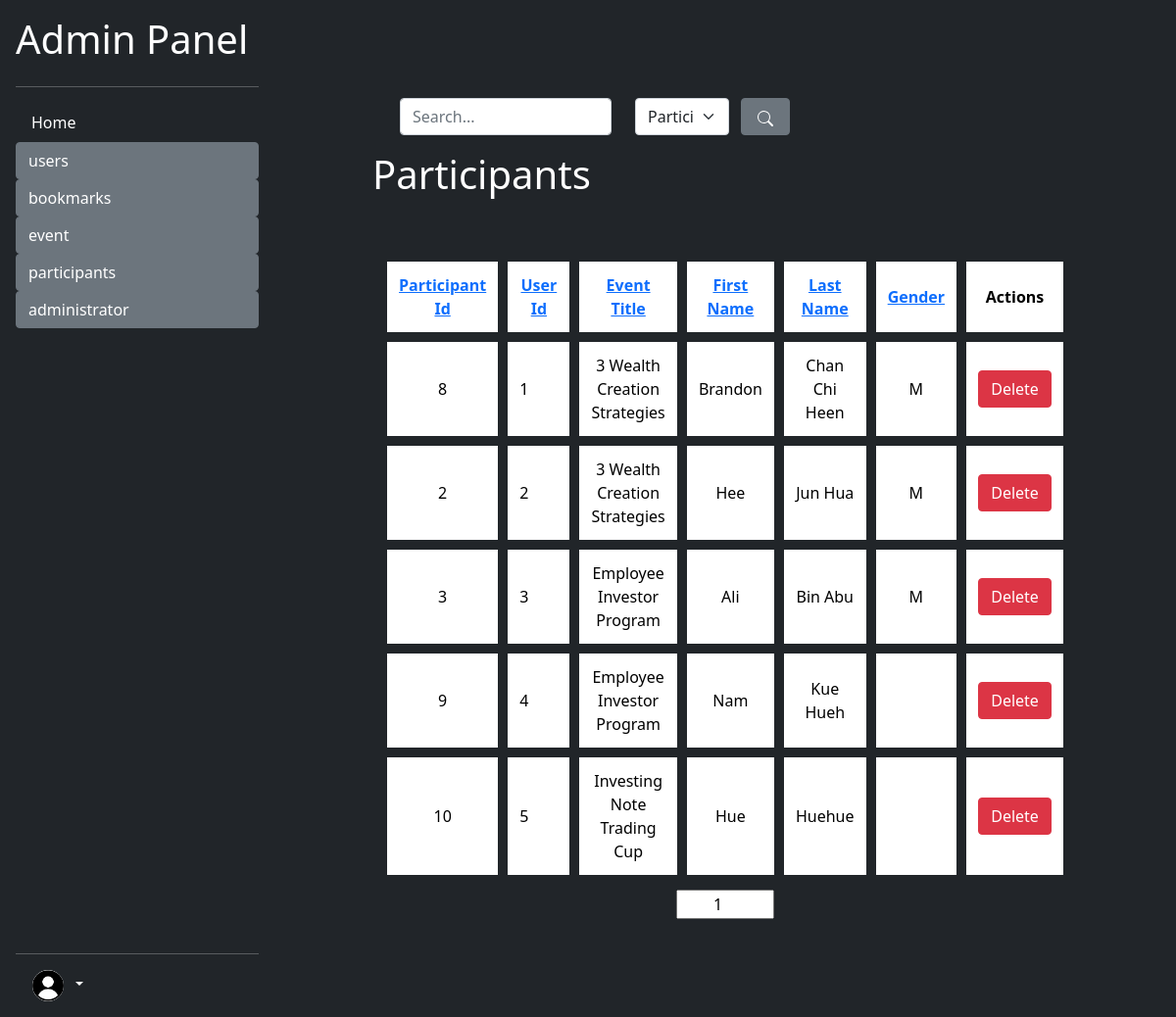
The page /admin/participants/list_participants.php (signed in) on the database its author committed.
### tables this page shows
CREATE TABLE `participants` (
  `participant_id` int(11) NOT NULL,
  `user_id` int(8) NOT NULL,
  `Event_Title_FK` varchar(30) NOT NULL,
  `gender` varchar(1) NOT NULL,
  `first_name` varchar(30) NOT NULL,
  `last_name` varchar(30) NOT NULL
);

### utility/utility.php (called while the page is built, shortened)
<?php
class Database
{
    public $con;
    function __construct()
    {
        $this->con = mysqli_connect(self::DB_HOST, self::DB_USER, self::DB_PASSWORD, self::DB_NAME);
    }
    function select($columnArray, $whereStatements, $table = 'user')
    {
        $queryStatement = "SELECT " . array_shift($columnArray);
        foreach ($columnArray as $col) {
            $queryStatement .= ", $col";
        }
        if ($whereStatements == "") {
            $queryStatement .= " FROM $table";
        } else {
            $queryStatement .= " FROM $table WHERE $whereStatements;";
        }
        $this->queryResult = mysqli_query($this->con, $queryStatement);
        return mysqli_fetch_all($this->queryResult);
    }
}

### admin/participants/list_participants.php (the view, shortened to what this page needs)
<?php
require_once dirname(__FILE__) . "/../../env_variables.php";
include "$docRoot/utility/utility.php";
$searchSuccess = false;
$colArray = array(
    "participant_id" => "Participant Id",
    "user_id" => "User Id",
    "Event_Title_FK" => "Event Title",
    "first_name" => "First Name",
    "last_name" => "Last Name",
    "gender" => "Gender"
);
$sortCol = "user_id";
$sort = "ASC";
$db = new Database();
$pageNo = 1;
if (!$searchSuccess) {
    $whereStatement = "TRUE ORDER BY $sortCol $sort";
    $result = $db->select(array("participant_id", "user_id", "Event_Title_FK", "first_name", "last_name", "gender"), $whereStatement, "participants");
    $resultArr = $result;
}
$pageCount = ceil(count($resultArr) / 10);
?>
<!DOCTYPE html>
<html lang="en">
<head>
    <link href="https://cdn.jsdelivr.net/npm/bootstrap@5.0.2/dist/css/bootstrap.min.css" rel="stylesheet">
    <link href="../index.css" type="text/css" rel="stylesheet">
</head>
<body class="bg-dark">
    <?php
    include_once "../sidebar.php";
    ?>
    <section class="text-white">
        <form class="mb-0 mx-3 row container mb-3" action="" method="GET">
            <div class="col-md-4">
                <input name="search" type="text" class="form-control" value="<?php if (isset($searchTerm)) echo $searchTerm ?>" placeholder="Search...">
            </div>
            <div class="col-md-2">
                <select name="col_search" id="" class="form-select">
                    <?php
                    foreach ($colArray as $col => $headerName) {
                        if ($searchCol == $col) {
                            echo "<option value='$col' selected>$headerName</option>";
                        } else {
                            echo "<option value='$col' >$headerName</option>";
                        }
                    }
                    ?>
                </select>
            </div>
            <button type="submit" class="btn btn-secondary" style="width: 50px;">
            </button>
        </form>
        <h1>Participants</h1>
        <table class="event-list">
            <tr class="text-center">
                <?php
                $searchParams = "";
                foreach ($colArray as $col => $headerName) {
                    $tempSort = "ASC";
                    if ($sortCol == $col) {
                        $tempSort = $sort;
                    }
                    echo <<<HTML
                    <th style="width:10%;">
                        <a href="{$_SERVER['PHP_SELF']}?pageNo=$pageNo&col=$col&sort=$tempSort$searchParams">
                        $headerName
                        </a>
                    </th>
HTML;
                }
                ?>
                <th style="width:10%;">Actions</th>
            </tr>
            <?php
            $startIndex = ($pageNo - 1) * 10;
            for ($i = $startIndex; $i < $startIndex + 10 && $i < count($resultArr); $i++) {
                echo <<<HTML
                    <tr class="text-center">
                        <td>{$resultArr[$i][0]}</td>
                        <td  style="text-align:left;">{$resultArr[$i][1]}</td>
                        <td>{$resultArr[$i][2]}</td>
                        <td>{$resultArr[$i][3]}</td>
                        <td>{$resultArr[$i][4]}</td>
                        <td>{$resultArr[$i][5]}</td>
                        <td>
                            <button class="btn btn-danger" onclick="enableModal([{$resultArr[$i][0]}, '{$resultArr[$i][1]}', '{$resultArr[$i][2]}', '{$resultArr[$i][3]}', '{$resultArr[$i][4]}', '{$resultArr[$i][5]}']);">Delete</button>
                        </td>
                    </tr>
HTML;
            }
            ?>
        </table>
        <?php
        echo '<div class="d-flex flex-row justify-content-center px-auto container">';
        ?>
        <?php
        echo <<<HTML
        <form action="{$_SERVER['PHP_SELF']}" method="GET">
            <input name="pageNo" value="$pageNo" id="pageNoInput" type="number" placeholder="1 ... {$pageCount}" min="1" max="{$pageCount}">
        </form>
HTML;
        ?>
        <?php
        echo '</div>';
        ?>
    </section>
</body>
</html>

### admin/index.css (style rules this page uses)
html, body { height: 100%; }
section { width: calc(100% - 280px); float: right; padding: 100px; }
.event-list { margin-top: 50px; width: 100%; border-spacing: 10px; padding: 5px; border-collapse: separate; }
.event-list th, .event-list td { padding: 12px; color: black; background-color: white; }
.container { padding: 0px; }
#pageNoInput { width: 100px; text-align: center; }

### rows shown on the page
participants: participant_id "8", user "1", Event_Title_FK "3 Wealth Creation Strategies", first_name "Brandon", last_name "Chan Chi Heen", gender "M"
participants: participant_id "2", user "2", Event_Title_FK "3 Wealth Creation Strategies", first_name "Hee", last_name "Jun Hua", gender "M"
participants: participant_id "3", user "3", Event_Title_FK "Employee Investor Program", first_name "Ali", last_name "Bin Abu", gender "M"
participants: participant_id "9", user "4", Event_Title_FK "Employee Investor Program", first_name "Nam", last_name "Kue Hueh"
participants: participant_id "10", user "5", Event_Title_FK "Investing Note Trading Cup", first_name "Hue", last_name "Huehue"

### other values the page prints
$dirOrFiles "Home"
$dir "users"
$dir "bookmarks"
$dir "event"
$dir "participants"
$dir "administrator"
$headerName "Participant Id"
$headerName "User Id"
$headerName "Event Title"
$headerName "First Name"
$headerName "Last Name"
$headerName "Gender"
form field col_search "Participant Id"
